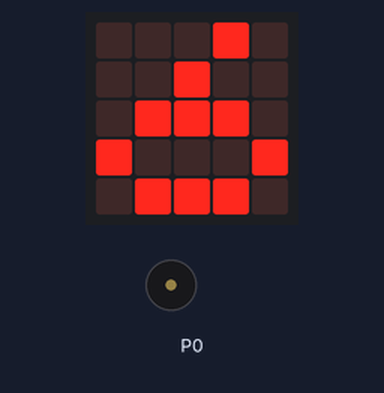
Simulated run of this program. Board: BBC micro:bit (MakeCode). On the bench: the board's 5×5 LED display, buzzer (waves = sounding).

Above: at 0.1 s.
At 2.8 s:
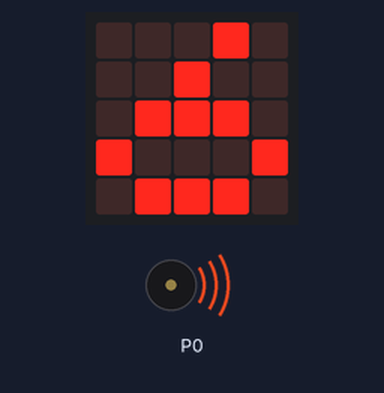
Timing chart, 0 to 130.0 s (numbered marks = the images above):
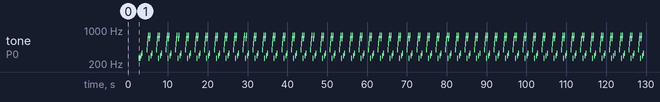

Measured:
- by itself, tone on P0: plays 262 Hz for 0.51 s, 294 Hz for 0.26 s, 330 Hz for 0.13 s, 392 Hz for 0.13 s, 523 Hz for 0.13 s, 659 Hz for 0.13 s … (471 notes in this stretch)

The program:

main.ts
```typescript
basic.showString("6")
basic.pause(2000)
basic.forever(function () {
    music.playTone(262, music.beat(BeatFraction.Whole))
    music.playTone(294, music.beat(BeatFraction.Half))
    music.playTone(330, music.beat(BeatFraction.Quarter))
    music.rest(music.beat(BeatFraction.Double))
    music.startMelody(music.builtInMelody(Melodies.PowerUp), MelodyOptions.Once)
    music.rest(music.beat(BeatFraction.Whole))
})
```

test.ts
```typescript
// テストはここに来ます。このパッケージが拡張機能として使用されるときにはコンパイルされません。
```
